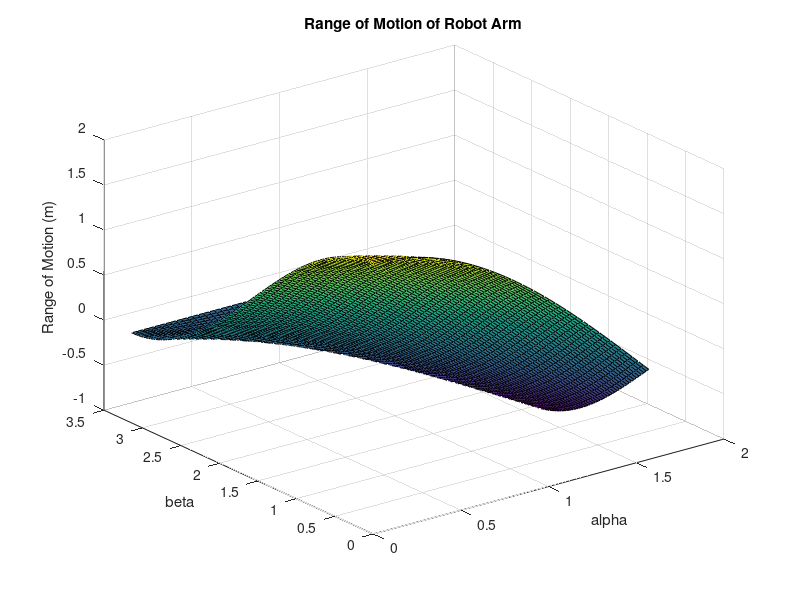
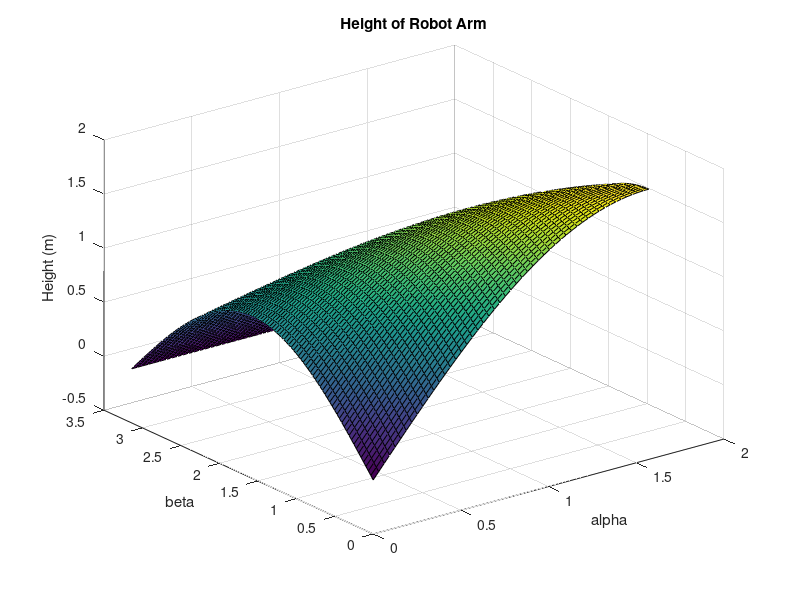

Recreate these plots in MATLAB, in order.
alph = 0:(pi/100):pi/2;  %given angle ranges
beta = 0:pi/100:pi;
[x1g, x2g] = meshgrid(alph, beta);  %create grid
y = 1.*cos(x1g) + 1.*cos(x1g+x2g);  % range equation
surf(x1g, x2g, y)                  %plot surface
xlabel('alpha')
ylabel('beta')
zlabel('Range of Motion (m)')
title('Range of Motion of Robot Arm')


figure(2);
alph = 0:(pi/100):pi/2;  %given angle ranges
beta = 0:pi/100:pi;
[x1g, x2g] = meshgrid(alph, beta);  %create grid
h = 1.*sin(x1g) + 1.*sin(x1g+x2g);  % range equation
surf(x1g, x2g, h)                  %plot surface
xlabel('alpha')
ylabel('beta')
zlabel('Height (m)')
title('Height of Robot Arm')